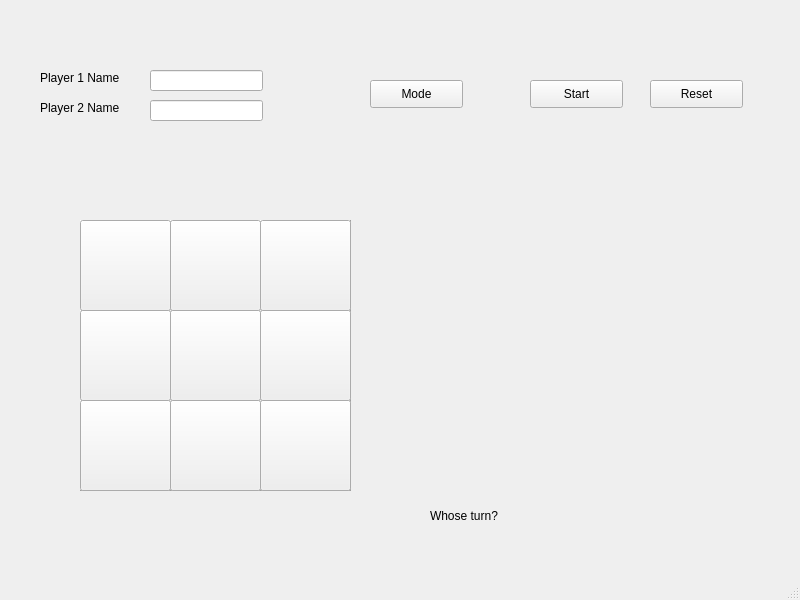
<?xml version="1.0" encoding="UTF-8"?>
<ui version="4.0">
 <class>MainWindow</class>
 <widget class="QMainWindow" name="MainWindow">
  <property name="geometry">
   <rect>
    <x>0</x>
    <y>0</y>
    <width>800</width>
    <height>600</height>
   </rect>
  </property>
  <property name="windowTitle">
   <string>MainWindow</string>
  </property>
  <widget class="QWidget" name="centralwidget">
   <widget class="QPushButton" name="pushButton_2">
    <property name="geometry">
     <rect>
      <x>530</x>
      <y>80</y>
      <width>93</width>
      <height>28</height>
     </rect>
    </property>
    <property name="text">
     <string>Start</string>
    </property>
   </widget>
   <widget class="QPushButton" name="pushButton_3">
    <property name="geometry">
     <rect>
      <x>650</x>
      <y>80</y>
      <width>93</width>
      <height>28</height>
     </rect>
    </property>
    <property name="text">
     <string>Reset</string>
    </property>
   </widget>
   <widget class="QLabel" name="label">
    <property name="geometry">
     <rect>
      <x>40</x>
      <y>160</y>
      <width>111</width>
      <height>16</height>
     </rect>
    </property>
    <property name="text">
     <string/>
    </property>
   </widget>
   <widget class="QLabel" name="label_2">
    <property name="geometry">
     <rect>
      <x>40</x>
      <y>70</y>
      <width>101</width>
      <height>16</height>
     </rect>
    </property>
    <property name="text">
     <string>Player 1 Name</string>
    </property>
   </widget>
   <widget class="QLabel" name="label_3">
    <property name="geometry">
     <rect>
      <x>40</x>
      <y>100</y>
      <width>101</width>
      <height>16</height>
     </rect>
    </property>
    <property name="text">
     <string>Player 2 Name</string>
    </property>
   </widget>
   <widget class="QLineEdit" name="lineEdit">
    <property name="geometry">
     <rect>
      <x>150</x>
      <y>70</y>
      <width>113</width>
      <height>21</height>
     </rect>
    </property>
   </widget>
   <widget class="QLineEdit" name="lineEdit_2">
    <property name="geometry">
     <rect>
      <x>150</x>
      <y>100</y>
      <width>113</width>
      <height>21</height>
     </rect>
    </property>
   </widget>
   <widget class="QPushButton" name="pushButton">
    <property name="geometry">
     <rect>
      <x>370</x>
      <y>80</y>
      <width>93</width>
      <height>28</height>
     </rect>
    </property>
    <property name="text">
     <string>Mode</string>
    </property>
   </widget>
   <widget class="QToolButton" name="toolButton">
    <property name="geometry">
     <rect>
      <x>80</x>
      <y>220</y>
      <width>91</width>
      <height>91</height>
     </rect>
    </property>
    <property name="text">
     <string/>
    </property>
   </widget>
   <widget class="QToolButton" name="toolButton_2">
    <property name="geometry">
     <rect>
      <x>170</x>
      <y>220</y>
      <width>91</width>
      <height>91</height>
     </rect>
    </property>
    <property name="text">
     <string/>
    </property>
   </widget>
   <widget class="QToolButton" name="toolButton_3">
    <property name="geometry">
     <rect>
      <x>260</x>
      <y>220</y>
      <width>91</width>
      <height>91</height>
     </rect>
    </property>
    <property name="text">
     <string/>
    </property>
   </widget>
   <widget class="QToolButton" name="toolButton_4">
    <property name="geometry">
     <rect>
      <x>80</x>
      <y>310</y>
      <width>91</width>
      <height>91</height>
     </rect>
    </property>
    <property name="text">
     <string/>
    </property>
   </widget>
   <widget class="QToolButton" name="toolButton_5">
    <property name="geometry">
     <rect>
      <x>170</x>
      <y>310</y>
      <width>91</width>
      <height>91</height>
     </rect>
    </property>
    <property name="text">
     <string/>
    </property>
   </widget>
   <widget class="QToolButton" name="toolButton_6">
    <property name="geometry">
     <rect>
      <x>260</x>
      <y>310</y>
      <width>91</width>
      <height>91</height>
     </rect>
    </property>
    <property name="text">
     <string/>
    </property>
   </widget>
   <widget class="QToolButton" name="toolButton_7">
    <property name="geometry">
     <rect>
      <x>80</x>
      <y>400</y>
      <width>91</width>
      <height>91</height>
     </rect>
    </property>
    <property name="text">
     <string/>
    </property>
   </widget>
   <widget class="QToolButton" name="toolButton_8">
    <property name="geometry">
     <rect>
      <x>170</x>
      <y>400</y>
      <width>91</width>
      <height>91</height>
     </rect>
    </property>
    <property name="text">
     <string/>
    </property>
   </widget>
   <widget class="QToolButton" name="toolButton_9">
    <property name="geometry">
     <rect>
      <x>260</x>
      <y>400</y>
      <width>91</width>
      <height>91</height>
     </rect>
    </property>
    <property name="text">
     <string/>
    </property>
   </widget>
   <widget class="QLabel" name="lblMouse_Current_Event">
    <property name="geometry">
     <rect>
      <x>430</x>
      <y>500</y>
      <width>121</width>
      <height>31</height>
     </rect>
    </property>
    <property name="text">
     <string>Whose turn?</string>
    </property>
   </widget>
   <widget class="my_qlabel" name="lblMouse">
    <property name="geometry">
     <rect>
      <x>80</x>
      <y>220</y>
      <width>271</width>
      <height>271</height>
     </rect>
    </property>
    <property name="frameShape">
     <enum>QFrame::Box</enum>
    </property>
    <property name="frameShadow">
     <enum>QFrame::Raised</enum>
    </property>
    <property name="text">
     <string/>
    </property>
    <property name="alignment">
     <set>Qt::AlignHCenter|Qt::AlignTop</set>
    </property>
   </widget>
   <zorder>lblMouse</zorder>
   <zorder>pushButton_2</zorder>
   <zorder>pushButton_3</zorder>
   <zorder>label</zorder>
   <zorder>label_2</zorder>
   <zorder>label_3</zorder>
   <zorder>lineEdit</zorder>
   <zorder>lineEdit_2</zorder>
   <zorder>pushButton</zorder>
   <zorder>toolButton</zorder>
   <zorder>toolButton_2</zorder>
   <zorder>toolButton_3</zorder>
   <zorder>toolButton_4</zorder>
   <zorder>toolButton_5</zorder>
   <zorder>toolButton_6</zorder>
   <zorder>toolButton_7</zorder>
   <zorder>toolButton_8</zorder>
   <zorder>toolButton_9</zorder>
   <zorder>lblMouse_Current_Event</zorder>
  </widget>
  <widget class="QMenuBar" name="menubar">
   <property name="geometry">
    <rect>
     <x>0</x>
     <y>0</y>
     <width>800</width>
     <height>26</height>
    </rect>
   </property>
  </widget>
  <widget class="QStatusBar" name="statusbar"/>
 </widget>
 <customwidgets>
  <customwidget>
   <class>my_qlabel</class>
   <extends>QLabel</extends>
   <header location="global">my_qlabel.h</header>
  </customwidget>
 </customwidgets>
 <resources/>
 <connections/>
</ui>
